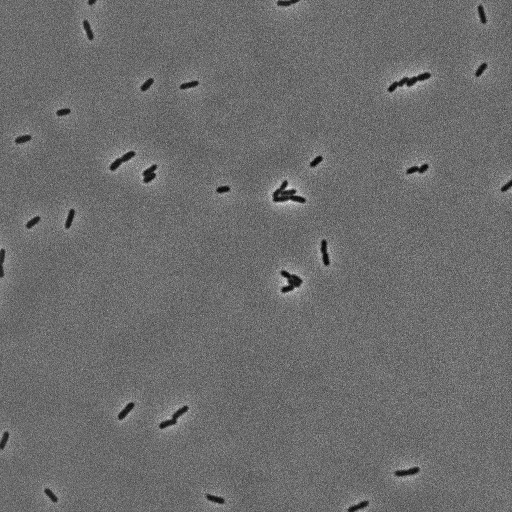
%> input picture SampleBacterialImages/PhaseContrastImage.tif, 512 x 512 px
$ octave GeneExpressionMeasurement.m   (GNU Octave 9; MATLAB toolbox functions it lacks are replaced by stand-ins)
%> lines starting %> are read from the running program, lines starting %| are printed output that depends on the picture; in (x1, y1, x2, y2) boxes, pixels count from 0 and x2, y2 are one past the last pixel; in counts of white or black regions, pixels touching at a corner belong together; the program's own positions count from 1
%Gene Expression Measurement

%Our strategy will be:
%1) Segment the cells in the phase contrast image
%2) Use this information to measure the fluorescence corresponding to each
%   individual cell
%3) Plot a histogram of single-cell fluorescence values

%Let's load the phase contrast image
ImPhase=imread('SampleBacterialImages/PhaseContrastImage.tif');
%> ImPhase is the input picture: size 512x512 uint16; min 892, max 10760, mean 5111.9
%Display the image
imshow(ImPhase)
%This image has a bit depth of 16 bits, but Matlab can only display 8 bits.
%We need to tell Matlab how to map those 65k levels of grey onto 256 levels
%of gray.
imshow(ImPhase,[])
%The [] tells Matlab to grab the dimmest pixel and assign it to zero. Then
%it grabs the brightest pixel and assigns it to 256.

%Before continuing, I want to normalize this image. This will allow me to
%use one threshold for segmentation on all the images regardless of the
%intensity of the light source that was used to obtain the phase contrast
%image.
ImNorm=mat2gray(ImPhase);
%mat2gray is doing the same thing imshow does with the option []
imshow(ImNorm)
%Note that we changed the values of the pixels in ImNorm with respect to
%ImPhase. This is still okay because we won't be needing the absolute
%values of the phase images for any of our analysis (only the pixel values
%for the fluorescence image)

%We want to find the cells in this image by thresholding. Find a threshold
%by inspecting pixel values in imtool ("Tools">"Pixel Region" then look at
%the pixel values corresponding to cells. Choose a threshold value just
%below the values corresponding to cells)

%imtool(ImNorm)
%Commented out so I don't have to run it every time I run the code.

%We start with a threshold of 0.3
Threshold=0.3;
%Take the threshold
ImThresh=ImNorm<Threshold;
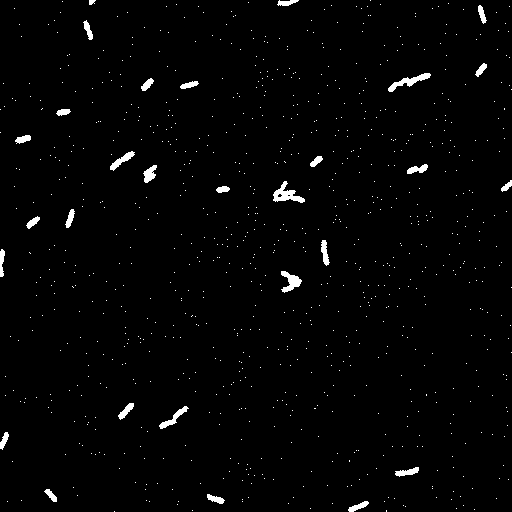
%> ImThresh: size 512x512 logical; 1.6% white; 897 white regions (868 under 20 px), largest, box (x1, y1, x2, y2) and area: (273, 181, 305, 203) 299, (388, 73, 431, 92) 257, (281, 271, 302, 293) 227
imshow(ImThresh)

%We find the cells, but we also find a lot of speckles. Can we filter them
%out using the area?
%First, we need to give each region of 1s a unique identity.
ImLabel=bwlabel(ImThresh);
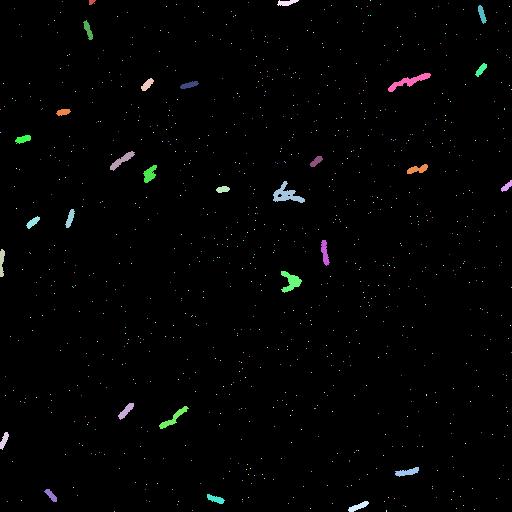
%> ImLabel: size 512x512 double; 898 distinct labels, from 0 to 897; one colour per label, 0 black
imshow(ImLabel, [])
%Can we distinguish cells and speckles by area? We need to calculate the
%area of each region found by bwlabel.
%To get the area, we'll use regionprops
ImProps=regionprops(ImLabel, 'Area');
%> ImProps = 897 regions; largest, Area: 299, 257, 227, 180, 164
%regionprops grabs an image labeled by bwlabel and calculates whatever
%property you ask it to
ImProps
%ImProps is a structure array containing the area information. If I want
%the area of region number 20
ImProps(20).Area
%> ans = 1
%If I want a list of all areas, we have
Areas=[ImProps.Area];
%> Areas = 897 values, max 299 at index 437, min 1 at index 1, mean 4.73
%Let's examine the areas using a histogram
histogram(Areas)
xlabel('area (pixels)')
ylabel('number of regions')
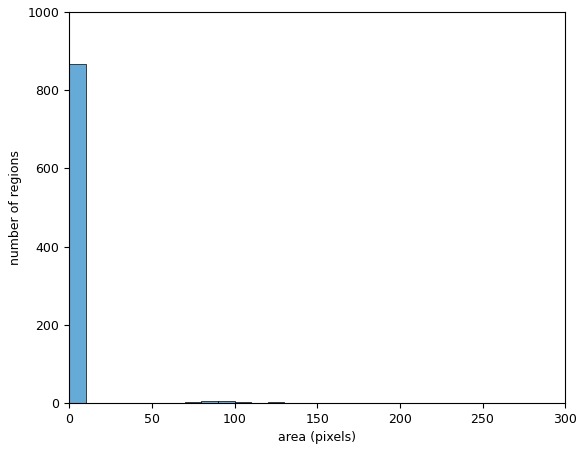
%> figure redrawn from the program's plot data; tallest bar 868 high, from x = 0 to 10

%Note that most of our regions have one or two pixels. We want to get rid
%of them by filtering for areas that are larger than 40 pixels.
AreaThresh=40;

%We are going to extract the regions with an area larger than AreaThresh.
%To do this, we'll copy those selected regions onto a blank image.
NewImage=zeros(size(ImThresh)); %create image of zeros the size of ImThresh

%How do I isolate an individual region?
imshow(ImLabel==149)   %This is region #149
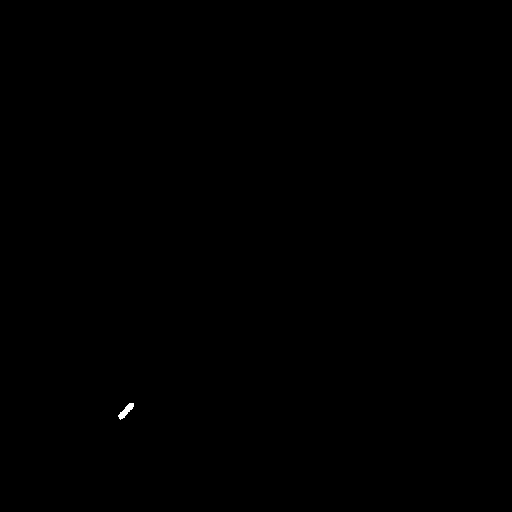
%> displayed picture: size 512x512 logical; 0.04% white; 1 white region, box (x1, y1, x2, y2) and area: (118, 403, 134, 420) 115
%Note that the operator gave us a 1 for any pixel with a value of 149 and 0
%otherwise.

%Loop through each region in ImLabel
for i=1:length(Areas)
    if Areas(i)>AreaThresh   %copy the region to NewImage
        %Isolate the single cell
        SingleCellImage=ImLabel==i;
        %Add it to the NewImage while preserving what I had before in
        %NewImage
        NewImage=NewImage+SingleCellImage;
        %Code below is for eye candy
        %figure(1)
        %imshow(NewImage)
        %pause(0.5)
    end
end
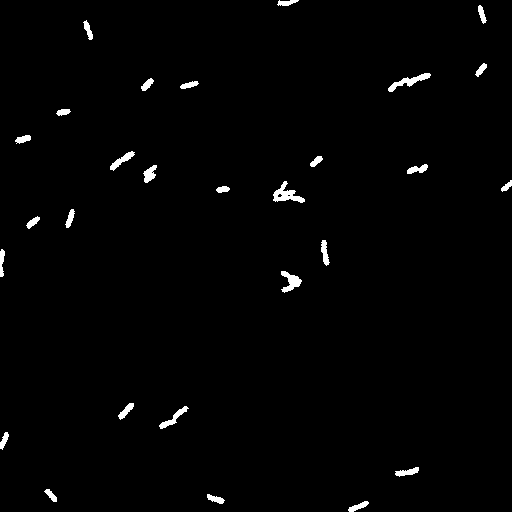
%> NewImage: size 512x512 double; values 0 (black) and 1 (white), 1.3% white; 28 white regions, largest, box (x1, y1, x2, y2) and area: (273, 181, 305, 203) 299, (388, 73, 431, 92) 257, (281, 271, 302, 293) 227
%> SingleCellImage: size 512x512 logical; 0.02% white; 1 white region, box (x1, y1, x2, y2) and area: (501, 180, 512, 192) 64

%Let's look at our new thresholded and filtered image
imshow(NewImage)
%I've isolated the cells, but now they lost their identity. So, I'm going
%to relabel them using bwlabel
ImLabel2=bwlabel(NewImage);
%> ImLabel2: size 512x512 double; 29 distinct labels, from 0 to 28
imshow(ImLabel2, [])

%Now I have a mask, a map of the pixels corresponding to each cell in my
%fluorescence image. First, I need to load the fluorescence image.
ImFluo=imread('SampleBacterialImages/FluorescenceImage.tif');
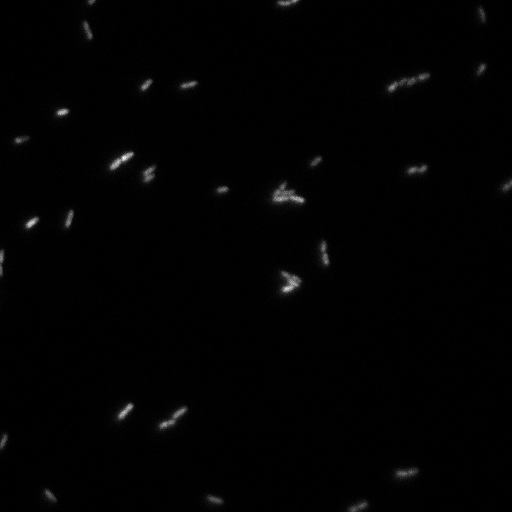
%> input picture SampleBacterialImages/FluorescenceImage.tif, 512 x 512 px
%> ImFluo is the input picture: size 512x512 uint16; min 81, max 12619, mean 220.9
imshow(ImFluo,[])

%Let's isolate the fluorescent pixels for the 10th cell. To do this, we
%isolate the mask for the 10th cell from ImLabel2 and multiply this mask
%with ImFluo
SingleCellIm=immultiply(ImLabel2==10, ImFluo);
%> SingleCellIm: size 512x512 uint16; 116 distinct labels, from 0 to 9496
imshow(SingleCellIm,[])
%Measure the intensity value of the cell by summing over all pixel values
%in SingleCellIm, because these only correspond to cell 10
sum(sum(SingleCellIm))
%> ans = 643168

%Finally, we want to calculate the mean fluorescence per pixel per cell for
%all the cells on this image. Dividing by area will make our results a
%little bit more insensitive to cell clumps.
%Let's get a list of the new areas
ImProps2=regionprops(ImLabel2, 'Area');
%> ImProps2 = 28 regions; largest, Area: 299, 257, 227, 180, 164
Areas2=[ImProps2.Area];
%> Areas2 = 28 values, max 299 at index 17, min 64 at index 28, mean 119.1

%For-loop to calculate the total fluorescence of each cell
for i=1:length(Areas2)
    %Generate the mask for the i-th cell
    ImMask=(ImLabel2==i);
    %Multiply the mask by the fluorescence image
    SingleCellImFluo=immultiply(ImMask,ImFluo);
    %Calculate and store the total fluorescence
    CellFluo(i)=sum(sum(SingleCellImFluo));
end
%> this loop made 28 passes
%> after the loop, CellFluo = 28 values, max 1486221 at index 17, min 161197 at index 27, mean 462541.8

%Now divide the total cell fluorescence in CellFluo by the cell area
CellFluoPerArea=CellFluo./Areas2;
%> CellFluoPerArea = 28 values, max 6414.2 at index 9, min 1791.1 at index 27, mean 3667.9
%Plot the histogram
histogram(CellFluoPerArea)
xlabel('fluorescence per pixel')
ylabel('number of cells')
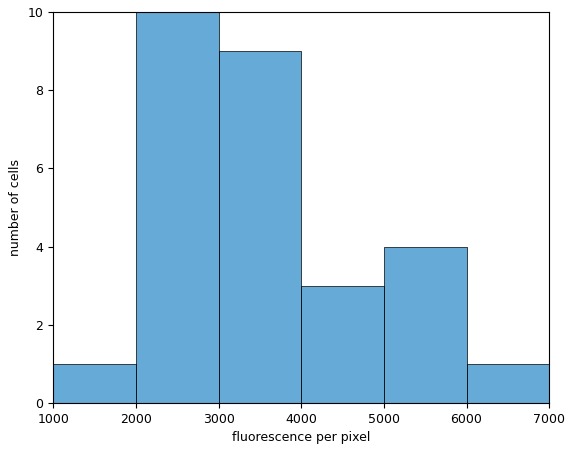
%> figure redrawn from the program's plot data; tallest bar 10 high, from x = 2000 to 3000


%For the HW
%delta corresponds to R=0
%auto means that the cells are autofluorescent (they fluoresce naturally)
%In the file name, R## is the number of repressors in the cell
